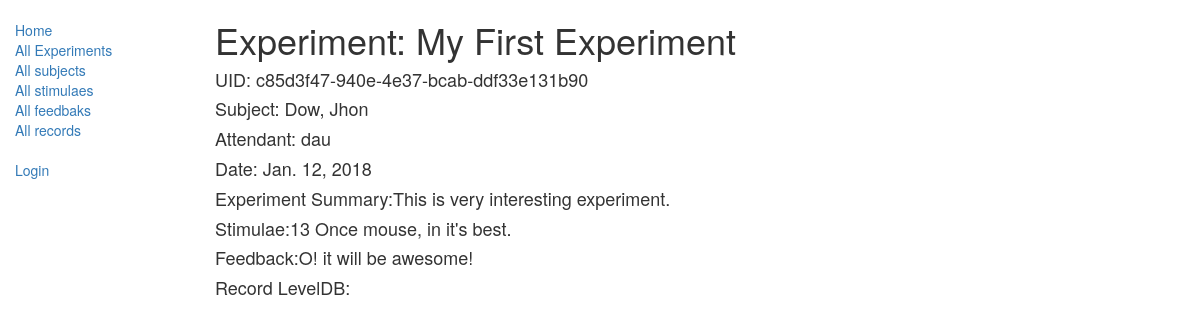
Screenshot of /lablog/record/c85d3f47-940e-4e37-bcab-ddf33e131b90 with the database file from the repository.
### lablog/models.py (models this page shows, shortened)
class Record(models.Model):
    id = models.UUIDField(primary_key=True, default=uuid.uuid4, help_text="Unique ID for this particular record across whole log")
    experiment = models.ForeignKey(Experiment, on_delete=models.SET_NULL, null=True)
    imprint = models.CharField(max_length=200)
    rec_date = models.DateField(null=True, blank=True)
    attendant = models.ForeignKey(User, on_delete=models.SET_NULL, null=True, blank=True)
    subject = models.ForeignKey(Subject, on_delete=models.SET_NULL, null=True, blank=True)
    observation = models.ForeignKey(Observation, on_delete=models.SET_NULL, null=True, blank=True)
    RECORD_STATUS = (
        ('d', 'Maintenance'),
        ('a', 'Available'),
        ('r', 'Restricted'),
    )
    status= models.CharField(max_length=1, choices=RECORD_STATUS, blank=True, default='d', help_text='Record status')
    class Meta:
        permissions = (("can_change_status", "Set record status"),)
    def get_recorddb(self):
        myStr = 'records/'+str(self.id)+'db'
        db = plyvel.DB(myStr, create_if_missing=True)
        return db

class Experiment(models.Model):
    title = models.CharField(max_length=200)
    summary = models.TextField(max_length=1000, help_text="Enter a brief description of the experiment")
    subjects = models.ManyToManyField('Subject')
    isbn = models.CharField('ISBN',max_length=13, help_text='13 CharacterISBN number')
    stimulae = models.ManyToManyField(Stimulae, help_text="Select a stimulae for this experiment")
    feedback = models.ManyToManyField(Feedback, help_text="Select a feedback for this experiment")
    def display_stimulae(self):
        return ', '.join([ stimulae.name for stimulae in self.stimulae.all()[:3] ])
        display_stimulae.short_description = 'Stimulae'
    def display_feedback(self):
        return ', '.join([ feedback.name for feedback in self.feedback.all()[:3] ])
        display_feedback.short_description = 'Feedback'
    class Meta:
        ordering = ['title']

class Subject(models.Model):
    first_name = models.CharField(max_length=100)
    last_name = models.CharField(max_length=100)
    date_of_birth = models.DateField(null=True, blank=True)
    experiments = models.ManyToManyField(Experiment) # , on_delete=models.SET_NULL, null=True)
    GENDER = (
        ('M', 'Male'),
        ('F', 'Female'),
        ('O', 'Other'),
    )
    gender = models.CharField(max_length=1, choices=GENDER, blank=True, default='O', help_text='Subject Gender')
    class Meta:
       ordering = ['last_name']
    def __str__(self):
        return '%s, %s' % (self.last_name, self.first_name)

class Stimulae(models.Model):
    name = models.CharField(max_length=200, help_text="Enter stimulate description and resourse reference")

class Feedback(models.Model):
    name = models.CharField(max_length=200, help_text="Enter a feedback arrangement.)")

### lablog/views.py (the view)
# urls.py: url(r'^record/(?P<pk>[-\w]+)$', views.RecordDetailView.as_view(), name='record-detail'),
class RecordDetailView(generic.DetailView):
    model = Record

### lablog/templates/lablog/record_detail.html
{% extends "base_generic.html" %}
{% block content %}
    <h1>Experiment: {{record.experiment.title}}</h1>
    <p><h4>UID: {{record.id}}</h4></p>
    <p><h4>Subject: {{record.subject}}</h4></p>
    <p><h4>Attendant: {{record.attendant}}</h4></p>
    <p><h4>Date: {{record.rec_date}}</h4></p>
    <p><h4>Experiment Summary:{{record.experiment.summary}}</h4></p>
<p><h4>Stimulae:{{record.experiment.display_stimulae}}</h4></p>
<p><h4>Feedback:{{record.experiment.display_feedback}}</h4></p>
<p>
<p>
<p><h4>Record LevelDB: {{record.get_recorddb}}</h4></p>
{% endblock %}

### rows the page displays
Record: experiment "My First Experiment", id "c85d3f47-940e-4e37-bcab-ddf33e131b90", subject "Dow, Jhon", attendant "dau", rec_date "Jan. 12, 2018", experiment.summary "This is very interesting experiment.", experiment.display_stimulae "13 Once mouse, in it's best.", experiment.display_feedback "O! it will be awesome!"
